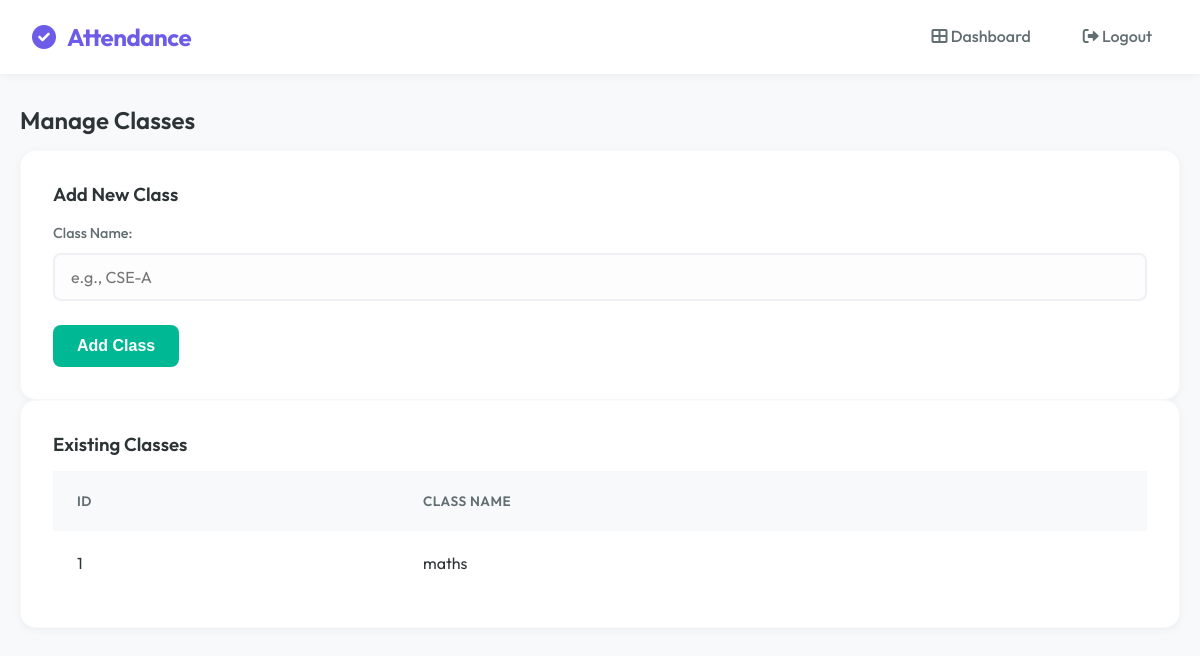
The app's page /classes, older data.
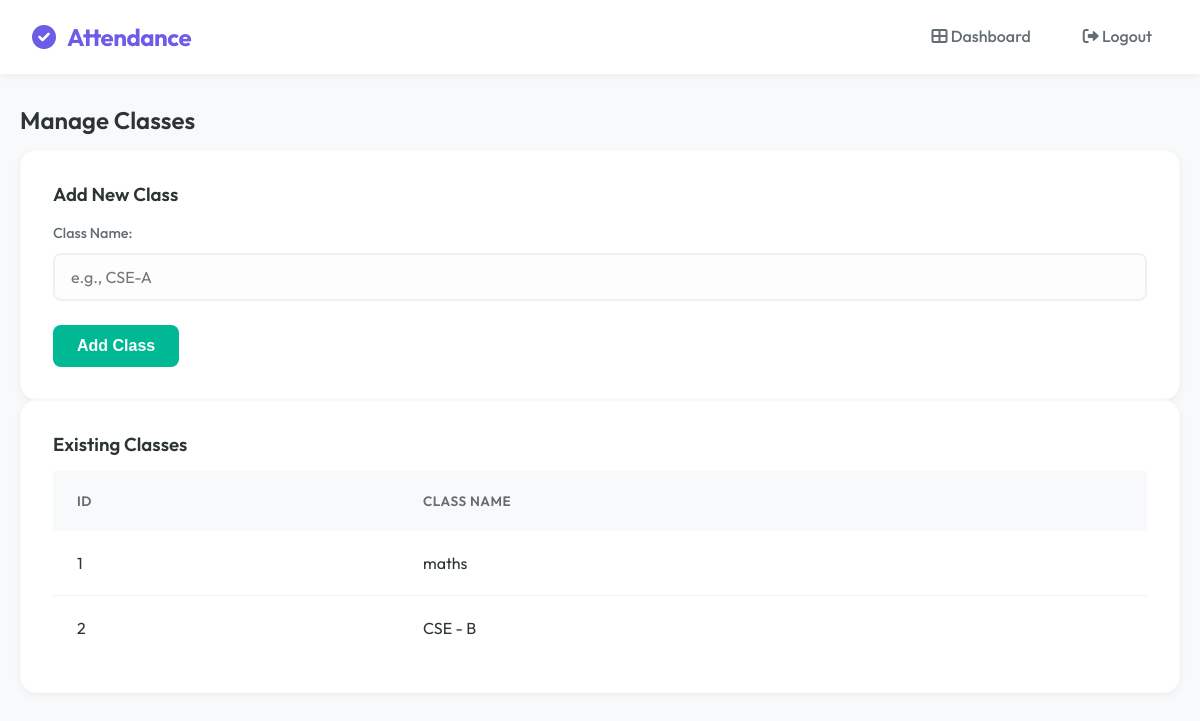
The same page, newer data.
### tables this page shows
CREATE TABLE classes (
        id INTEGER PRIMARY KEY AUTOINCREMENT,
        class_name TEXT
    );

### app.py (the view)
@app.route("/classes")
def classes():
    conn = sqlite3.connect('attendance.db')
    c = conn.cursor()
    c.execute("SELECT id, class_name FROM classes")
    classes = c.fetchall()
    conn.close()
    return render_template("classes.html", classes=classes)

### templates/classes.html (shortened to what this page needs)
{% extends "base.html" %}
{% block content %}
<h2>Manage Classes</h2>
<div class="row">
    <div class="col-md-6">
        <div class="card">
            <h3>Add New Class</h3>
            <form action="/add_class" method="POST">
                <div class="form-group">
                    <label for="class_name">Class Name:</label>
                    <input type="text" id="class_name" name="class_name" required placeholder="e.g., CSE-A">
                </div>
                <button type="submit" class="btn btn-success">Add Class</button>
            </form>
        </div>
    </div>
    <div class="col-md-6">
        <div class="card">
            <h3>Existing Classes</h3>
            {% if classes %}
            <table>
                <thead>
                    <tr>
                        <th>ID</th>
                        <th>Class Name</th>
                    </tr>
                </thead>
                <tbody>
                    {% for cls in classes %}
                    <tr>
                        <td>{{ cls[0] }}</td>
                        <td>{{ cls[1] }}</td>
                    </tr>
                    {% endfor %}
                </tbody>
            </table>
            {% else %}
            <p>No classes found.</p>
            {% endif %}
        </div>
    </div>
</div>
{% endblock %}

Row changes from the older to the newer data that the page shows:
added classes: id "2", class_name "CSE - B"
